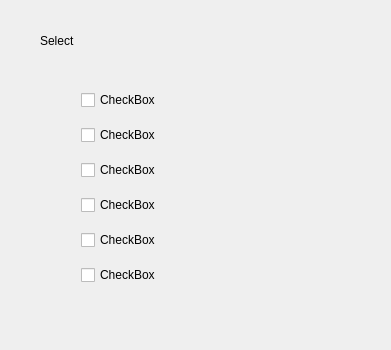
<?xml version="1.0" encoding="UTF-8"?>
<ui version="4.0">
 <class>MainSelect</class>
 <widget class="QDialog" name="MainSelect">
  <property name="geometry">
   <rect>
    <x>0</x>
    <y>0</y>
    <width>391</width>
    <height>350</height>
   </rect>
  </property>
  <property name="windowTitle">
   <string>MainSelect</string>
  </property>
  <widget class="QLabel" name="label">
   <property name="geometry">
    <rect>
     <x>40</x>
     <y>30</y>
     <width>91</width>
     <height>21</height>
    </rect>
   </property>
   <property name="text">
    <string>Select</string>
   </property>
  </widget>
  <widget class="QWidget" name="">
   <property name="geometry">
    <rect>
     <x>70</x>
     <y>70</y>
     <width>151</width>
     <height>241</height>
    </rect>
   </property>
   <layout class="QVBoxLayout" name="verticalLayout">
    <item>
     <widget class="QCheckBox" name="checkBox">
      <property name="text">
       <string>CheckBox</string>
      </property>
     </widget>
    </item>
    <item>
     <widget class="QCheckBox" name="checkBox_2">
      <property name="text">
       <string>CheckBox</string>
      </property>
     </widget>
    </item>
    <item>
     <widget class="QCheckBox" name="checkBox_3">
      <property name="text">
       <string>CheckBox</string>
      </property>
     </widget>
    </item>
    <item>
     <widget class="QCheckBox" name="checkBox_4">
      <property name="text">
       <string>CheckBox</string>
      </property>
     </widget>
    </item>
    <item>
     <widget class="QCheckBox" name="checkBox_5">
      <property name="text">
       <string>CheckBox</string>
      </property>
     </widget>
    </item>
    <item>
     <widget class="QCheckBox" name="checkBox_6">
      <property name="text">
       <string>CheckBox</string>
      </property>
     </widget>
    </item>
   </layout>
  </widget>
 </widget>
 <layoutdefault spacing="6" margin="11"/>
 <resources/>
 <connections/>
</ui>
